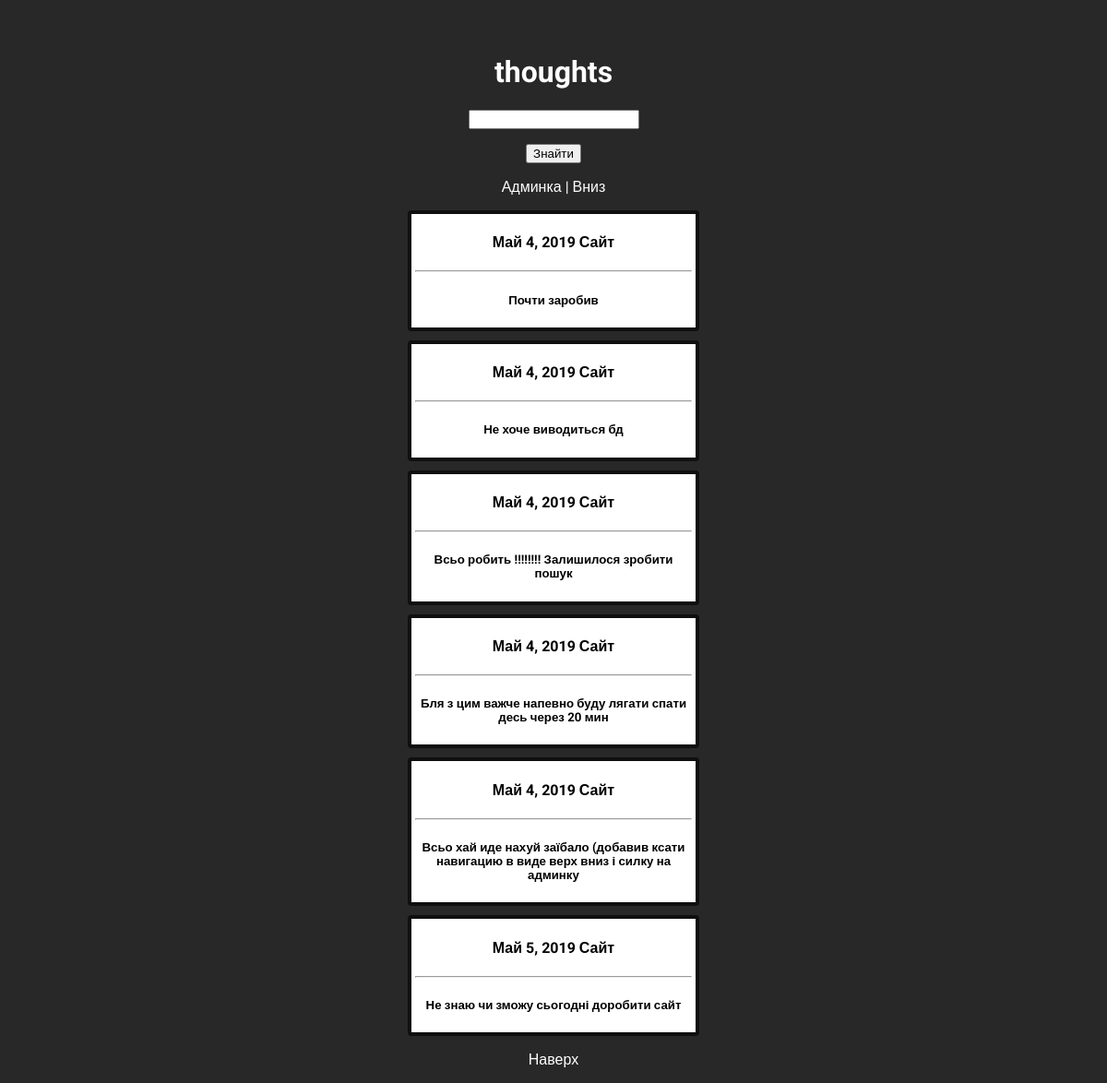
The page / on the database its author committed.
### engine/models.py (models this page shows)
class thoughts(models.Model):
    pub_date = models.DateField()
    headline = models.CharField(max_length=200)
    content = models.TextField()

### engine/views.py (the view)
# urls.py: url('', main)
def main(request):
    thoughtspost = thoughts.objects.all()
    return render(request, 'engine/main.html', context={'thoughts' : thoughtspost})

### engine/templates/engine/main.html
{% extends "engine/base.html" %}
{% block content %}
{% for i in thoughts %}
  <div class="thoughts">
    <h4>{{ i.pub_date }} {{ i.headline }}</h4>
    <hr>
    <h5>{{ i.content }}</h5>
  </div>
{% endfor %}
{% endblock %}

### engine/templates/engine/base.html (shortened to what this page needs)
{% load staticfiles %}
<!DOCTYPE html>
<html lang="ua" dir="ltr">
  <head>
    <link rel="stylesheet" href="{% static 'engine/main.css' %}">
  </head>
  <body>
    <p><h1>thoughts</h1></p>
    <form class="" action="^search:search" method="get">
      <p><input type="text" name="input" value=""></p>
      <p><button type="button" name="button">Знайти</button></p>
    </form>
    <p><a href="admin/">Админка </a><a href="">| </a> <a href="#bottom">Вниз</a></p>
    {% block content %}{% endblock %}
    <p><a href="#top">Наверх</a></p>
  </body>
</html>

### engine/static/engine/main.css (style rules this page uses)
body { color: white; background: #282828; padding-top: 30px; text-align: center; font-family: 'Roboto', sans-serif; }
a { text-decoration: none; color: white; }
.thoughts { color: black; background: white; border: 4px solid #100f0f; margin-top: 10px; margin-bottom: 10px; margin-left: auto; margin-right: auto; border-radius: 4px; width: 300px; padding-left: 4px; padding-right: 4px; height: auto; }

### rows shown on the page
thoughts: pub_date "Май 4, 2019", headline "Сайт", content "Почти заробив"
thoughts: pub_date "Май 4, 2019", headline "Сайт", content "Не хоче виводиться бд"
thoughts: pub_date "Май 4, 2019", headline "Сайт", content "Всьо робить !!!!!!!! Залишилося зробити пошук"
thoughts: pub_date "Май 4, 2019", headline "Сайт", content "Бля з цим важче напевно буду лягати спати десь через 20 мин"
thoughts: pub_date "Май 4, 2019", headline "Сайт", content "Всьо хай иде нахуй заїбало (добавив ксати навигацию в виде верх вниз і силку на админку"
thoughts: pub_date "Май 5, 2019", headline "Сайт", content "Не знаю чи зможу сьогодні доробити сайт"
